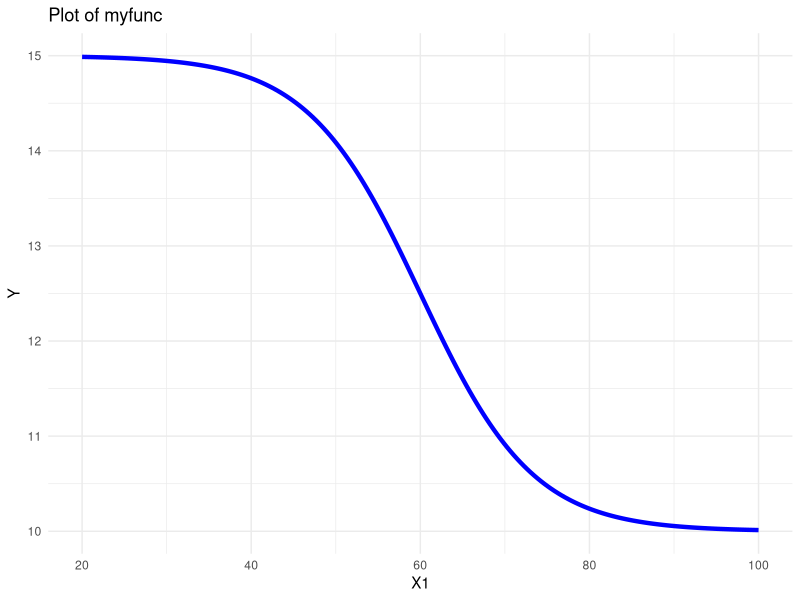
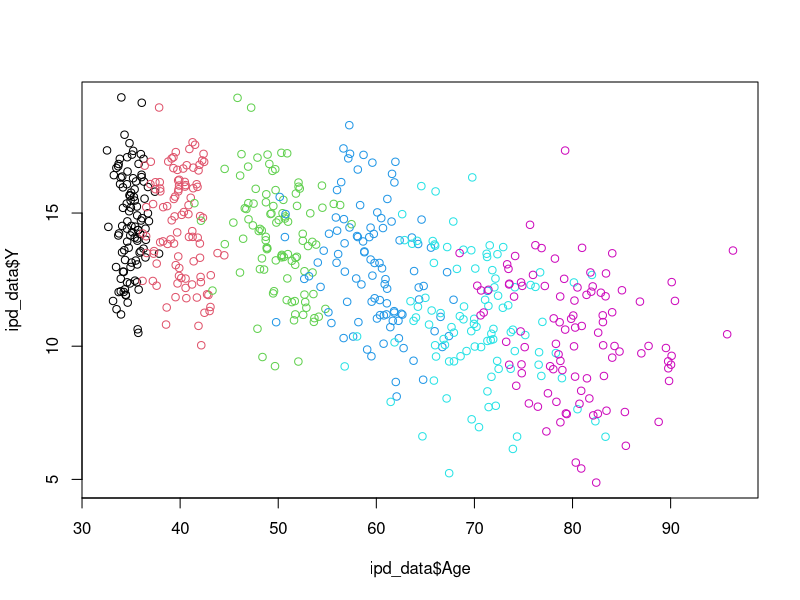

Generate these figures, in order, with R: (Note: this script raises an error after producing the figures.)
## ---- chunk 1
knitr::opts_chunk$set(echo = TRUE)
library(tidyverse)
library(splines)
library(rms)
library(lme4)
library(ggplot2)
## ---- chunk 2
myfunc <- "10 + 5 * (1 + exp((.15 * (X1 - 60))))^(-1)"
plot_data <- tibble(X1 = seq(20, 100, length.out = 200)) %>%
  mutate(Y = eval(parse(text = myfunc)))
ggplot(plot_data, aes(x = X1, y = Y)) +
  geom_line(color = "blue", linewidth = 1.5) +
  labs(title = "Plot of myfunc",
       x = "X1",
       y = "Y") +
  theme_minimal()
## ---- chunk 3
ipd_data <- read_csv("../data/generated_ipd.csv") %>%
  mutate(Study = as.factor(Study))

nrow(ipd_data)
## ---- chunk 4
noise_sd <- 2
set.seed(10)
ipd_data <- ipd_data %>%
  mutate(Y = Y + rnorm(n(), mean = 0, sd = noise_sd))
## ---- chunk 5
dd <- datadist(ipd_data)
options(datadist = "dd")

make_rcs <- function(data, variable = "X", knots = NULL, n = NULL, dp = 1) {
  quan <- list(
    '3' = c(0.10, 0.50, 0.90),
    '4' = c(0.05, 0.35, 0.65, 0.95),
    '5' = c(0.05, 0.275, 0.50, 0.725, 0.95),
    '6' = c(0.05, 0.23, 0.41, 0.59, 0.77, 0.95),
    '7' = c(0.025, 0.1833, 0.3417, 0.50, 0.6583, 0.8167, 0.975)
  )
  
  if (!is.null(n)) {
    knot_str <- paste(n, collapse = ", ")
    return(sprintf("rcs(%s, %s)", variable, knot_str))
  }
  
  if (!is.null(knots)) { 
    preset_str <- as.character(knots) 
    if (preset_str %in% names(quan)) { 
      knot_values <- quantile(data, probs = quan[[preset_str]], na.rm = TRUE) 
      knot_str <- paste(round(knot_values, dp), collapse = ", ") 
      return(sprintf("rcs(%s, c(%s))", variable, knot_str)) 
    } 
  }
  
  return(sprintf("rcs(%s)", variable))
}
## ---- chunk 6
tapply(ipd_data$Age, ipd_data$Study, FUN = function(x) make_rcs(x, variable = "Age", knots = 3))
plot(ipd_data$Y ~ ipd_data$Age, col=ipd_data$Study)
## ---- chunk 7
studies <- unique(ipd_data$Study)
study_models <- setNames(lapply(studies, function(s) {
  study_data <- subset(ipd_data, Study == s)
  pred_str <- make_rcs(study_data$Age, "Age", knots = 3)
  formula_obj <- as.formula(paste0("Y ~ ", pred_str))
  model <- ols(formula_obj, data = study_data)
  
  list(
    study = s,
    formula = formula_obj,
    data = study_data,
    model = model,
    fitted = fitted(model),
    residuals = residuals(model)
  )
}), studies)
## ---- chunk 8
pred_ori_data <- do.call(rbind, lapply(study_models, function(sm) {
  data.frame(
    study = sm$study,
    Age   = sm$data$Age,
    Y     = predict(sm$model, newdata = sm$data)
  )
}))
head(pred_ori_data)
## ---- chunk 9
ggplot() +
  geom_point(data = ipd_data, aes(x = Age, y = Y, color = Study), alpha = 0.3) +
  geom_line(data = pred_ori_data, aes(x = Age, y = Y, color = study), linewidth = 1) +
  facet_wrap(~study, scales = "free") +
  labs(title = "Stage 1: Study-specific Splines", x = "Age", y = "Y") +
  theme_minimal()

# residuals
residuals_list <- lapply(study_models, function(sm) {
  data.frame(
    study = sm$study,
    fitted = sm$fitted,
    residuals = sm$residuals
  )
})
residuals_df <- do.call(rbind, residuals_list)


ggplot(residuals_df, aes(x = fitted, y = residuals)) +
  geom_point(alpha = 0.6) +
  geom_hline(yintercept = 0, linetype = "dashed", color = "red") +
  facet_wrap(~study, scales = "free_x") +
  labs(title = "Stage 1 Residuals vs Fitted", x = "Fitted", y = "Residuals") +
  theme_minimal()
## ---- chunk 10
stage1_summary_list <- lapply(study_models, function(sm) {
  rmse <- sqrt(mean(sm$residuals^2))
  data.frame(
    study = sm$study,
    formula = paste(sm$formula, collapse = " "),
    r_squared = sm$model$stats["R2"],
    rmse = rmse,
    n = nrow(sm$data)
  )
})

stage1_summary <- do.call(rbind, stage1_summary_list)
stage1_summary
## ---- chunk 11
# map(study_models, ~ (.$model))
## ---- chunk 12
combined_data <- pred_ori_data
plot(combined_data$Y~combined_data$Age, col=combined_data$study)
# plot(pred_ori_data$Y~pred_ori_data$Age)
## ---- chunk 13
combined_data$study <- 1
combined_pred_str <- make_rcs(combined_data$Age, "Age", knots = 3)
pooled_formula <- as.formula(paste0("Y ~ ", combined_pred_str))
pooled_model <- ols(pooled_formula, data = combined_data)

common_grid1 <- tibble(Age = seq(min(combined_data$Age), max(combined_data$Age), length.out = 100))
pred1 <- predict(pooled_model, newdata = common_grid1, se.fit=T)
common_grid1$Y <- pred1$linear.predictors
common_grid1$lower <- pred1$linear.predictors - 1.96 * pred1$se.fit
common_grid1$upper <- pred1$linear.predictors + 1.96 * pred1$se.fit

# ggplot() +
#   geom_line(data=pred_ori_data, aes(x = Age, y = Y, color = study), alpha = 0.5) +
#   geom_line(data = common_grid1, aes(x = Age, y = Y), color = "blue", linewidth = 1) +
#   geom_ribbon(data = common_grid1, aes(x = Age, ymin = lower, ymax = upper), fill = "blue", alpha = 0.2) +
#   labs(title = "Combined Pooled Spline with 95% CI", x = "Age", y = "Predicted Y") +
#   theme_minimal()
## ---- chunk 14
meta_data <- pred_ori_data

meta_formula <- as.formula(paste0("Y ~ ", combined_pred_str, "+ (1 | study)"))
meta_model <- lmer(meta_formula, data = meta_data)

meta_data$Y_pred <- predict(meta_model, newdata = meta_data, re.form = NA)

# ggplot(meta_data) +
#   geom_line(aes(x = Age, y = Y, color = study), alpha = 0.5) +
#   geom_line(aes(x = Age, y = Y_pred), color = "red", linewidth = 1.0) +
#   labs(
#     title = "Stage 2 (Method 2): Meta-Analysed Splines",
#     x = "Age",
#     y = "Predicted Y"
#   ) +
#   theme_minimal()
## ---- chunk 15
ggplot() +
  geom_point(data = ipd_data, aes(x = Age, y = Y, color = Study), alpha = 0.3) +

  geom_line(data = pred_ori_data, aes(x = Age, y = Y, color = study), 
            alpha = 0.5) +

  geom_line(data = plot_data, aes(x = X1, y = Y), color = "black", linewidth = 1) +
  geom_line(data = common_grid1, aes(x = Age, y = Y), 
            color = "blue", linewidth = 1) +
  geom_ribbon(data = common_grid1, aes(x = Age, ymin = lower, ymax = upper), 
              fill = "blue", alpha = 0.2) +
  
  geom_line(data = meta_data, aes(x = Age, y = Y_pred), 
            color = "red", linewidth = 1.0) +
  
  labs(
    title = "Stage 2: Combined Pooled and Meta-Analysed Splines",
    x = "Age",
    y = "Predicted Y"
  ) +
  theme_minimal()

# ggplot(plot_data, aes(x = X1, y = Y)) +
#   geom_line(color = "blue", linewidth = 1.5) +
#   labs(title = "Plot of myfunc",
#        x = "X1",
#        y = "Y") +
#   theme_minimal()
## ---- chunk 16
meta_data_re <- pred_ori_data

meta_formula <- as.formula(paste0("Y ~ ", combined_pred_str, " + (1 | study)"))
meta_model <- lmer(meta_formula, data = meta_data_re)

meta_data_re$Y_pred <- predict(meta_model, newdata = meta_data_re)
ggplot(meta_data_re) +
  geom_line(aes(x = Age, y = Y, color = study), alpha = 0.5) +
  geom_line(aes(x = Age, y = Y_pred, color = study), linewidth = 1.0) +
  labs(
    title = "Stage 2: Meta-Analysed Splines Including Study Random Effects",
    x = "Age",
    y = "Predicted Y"
  ) +
  theme_minimal()
